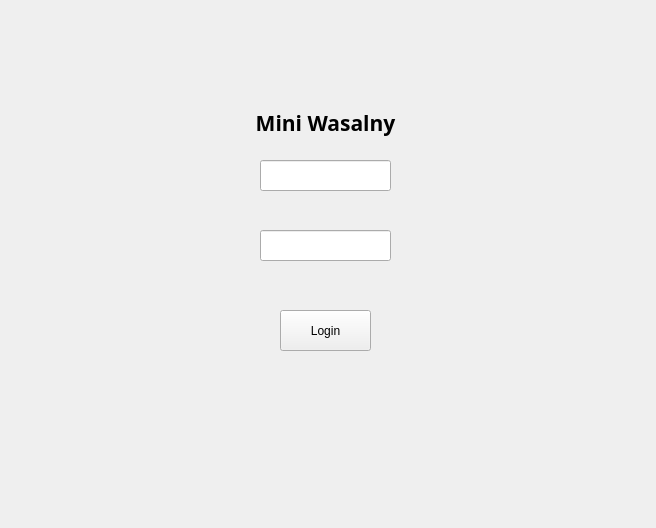
<?xml version="1.0" encoding="UTF-8"?>
<ui version="4.0">
 <class>USERLOGINClass</class>
 <widget class="QMainWindow" name="USERLOGINClass">
  <property name="geometry">
   <rect>
    <x>0</x>
    <y>0</y>
    <width>656</width>
    <height>528</height>
   </rect>
  </property>
  <property name="windowTitle">
   <string>USERLOGIN</string>
  </property>
  <widget class="QWidget" name="centralWidget">
   <property name="styleSheet">
    <string notr="true"/>
   </property>
   <widget class="QWidget" name="widget" native="true">
    <property name="geometry">
     <rect>
      <x>-220</x>
      <y>-20</y>
      <width>1111</width>
      <height>571</height>
     </rect>
    </property>
    <widget class="QWidget" name="loginContainer" native="true">
     <property name="geometry">
      <rect>
       <x>410</x>
       <y>110</y>
       <width>281</width>
       <height>351</height>
      </rect>
     </property>
     <widget class="QPushButton" name="loginButton">
      <property name="geometry">
       <rect>
        <x>90</x>
        <y>220</y>
        <width>91</width>
        <height>41</height>
       </rect>
      </property>
      <property name="text">
       <string>Login</string>
      </property>
     </widget>
     <widget class="QLineEdit" name="passwordLineEdit">
      <property name="geometry">
       <rect>
        <x>70</x>
        <y>140</y>
        <width>131</width>
        <height>31</height>
       </rect>
      </property>
     </widget>
     <widget class="QLineEdit" name="usernameLineEdit">
      <property name="geometry">
       <rect>
        <x>70</x>
        <y>70</y>
        <width>131</width>
        <height>31</height>
       </rect>
      </property>
     </widget>
     <widget class="QLabel" name="statusLabel">
      <property name="geometry">
       <rect>
        <x>0</x>
        <y>270</y>
        <width>291</width>
        <height>61</height>
       </rect>
      </property>
      <property name="font">
       <font>
        <pointsize>22</pointsize>
       </font>
      </property>
      <property name="text">
       <string/>
      </property>
      <property name="alignment">
       <set>Qt::AlignmentFlag::AlignCenter</set>
      </property>
     </widget>
     <widget class="QLabel" name="titleLabel">
      <property name="geometry">
       <rect>
        <x>-10</x>
        <y>0</y>
        <width>291</width>
        <height>65</height>
       </rect>
      </property>
      <property name="font">
       <font>
        <family>Trebuchet MS</family>
        <pointsize>16</pointsize>
        <bold>true</bold>
       </font>
      </property>
      <property name="text">
       <string>Mini Wasalny</string>
      </property>
      <property name="alignment">
       <set>Qt::AlignmentFlag::AlignCenter</set>
      </property>
     </widget>
    </widget>
   </widget>
  </widget>
 </widget>
 <layoutdefault spacing="6" margin="11"/>
 <resources>
  <include location="USERLOGIN.qrc"/>
 </resources>
 <connections/>
</ui>
